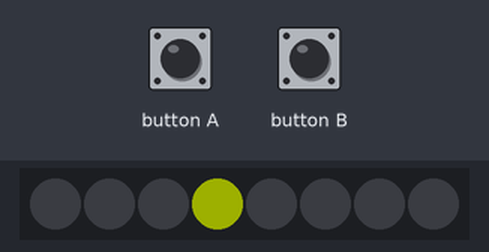
This program was run on a simulated Calliope mini (MakeCode). Shown: 8 RGB LEDs in strip order, left to right. The test bench sets the inputs (shaded band). Dim RGB values are drawn brighter than linear; random numbers come from a fixed seed.

Above: at 1.26 s.
1.3 s: button B pressed for 0.15 s
2.0 s: button A pressed for 0.15 s
At 2.2 s:
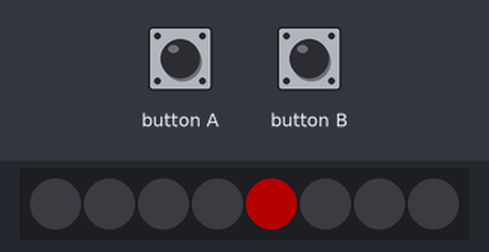
2.7 s: button B pressed for 0.15 s
At 3.2 s:
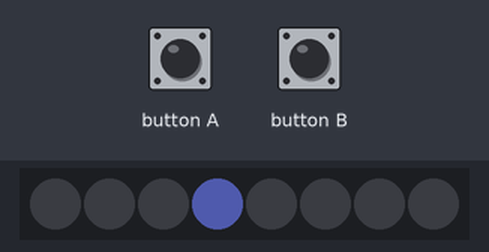
3.4 s: button A pressed for 0.15 s
At 3.6 s:
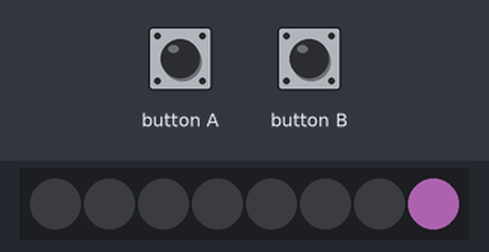
4.1 s: button B pressed for 0.15 s
Timing chart, 0 to 5.8 s (numbered marks = the images above; inputs shaded):
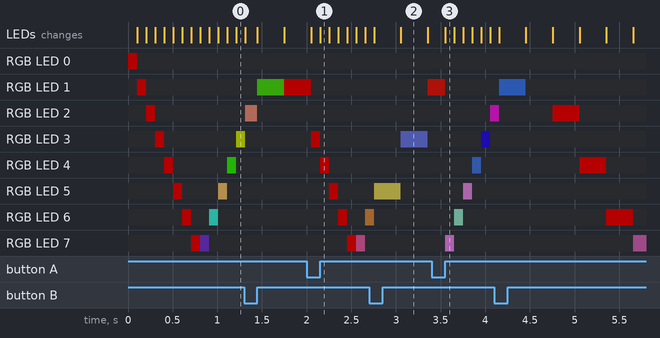

The program:

main.ts
```typescript
input.onButtonEvent(Button.A, input.buttonEventClick(), function () {
    V += 100
})
input.onButtonEvent(Button.B, input.buttonEventClick(), function () {
    V += -100
})
let strip = neopixel.create(DigitalPin.P1, 8, NeoPixelMode.RGB)
strip.setBrightness(64)
let V = 100
while (true) {
    for (let Index = 0; Index <= 7; Index++) {
        strip.setPixelColor(Index, neopixel.colors(NeoPixelColors.Red))
        strip.show()
        basic.pause(V)
        strip.setPixelColor(Index, neopixel.colors(NeoPixelColors.Black))
        strip.show()
    }
    for (let Index = 0; Index <= 7; Index++) {
        strip.setPixelColor(7 - Index, neopixel.rgb(randint(0, 255), randint(0, 255), randint(0, 255)))
        strip.show()
        basic.pause(V)
        strip.setPixelColor(7 - Index, neopixel.colors(NeoPixelColors.Black))
        strip.show()
    }
}
```

test.ts
```typescript
// Hier kann man Tests durchführen; diese Datei wird nicht kompiliert, wenn dieses Paket als Erweiterung verwendet wird.
```
